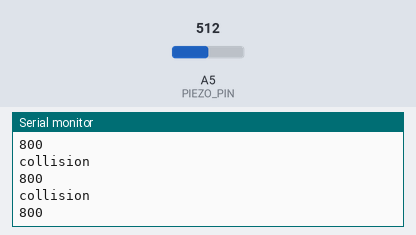
This sketch was run on a simulated Arduino Uno, built with avr-gcc and run on an emulated ATmega328P. On the bench: the last lines printed to the serial monitor. Inputs (shaded band) come from the test bench; at power-on: A5 (PIEZO_PIN) = 512.

Above: at 1.2 s.
1.3 s: A5 (PIEZO_PIN) set to 30
At 1.56 s:
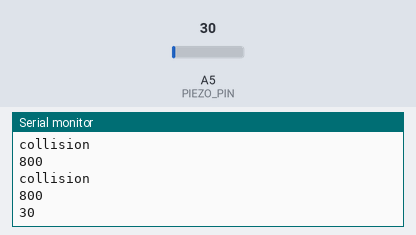
2.8 s: A5 (PIEZO_PIN) set to 0
At 2.96 s:
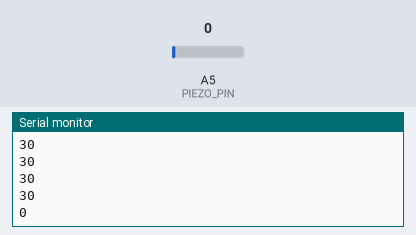
Timing chart, 0 to 5.8 s (numbered marks = the images above; inputs shaded):
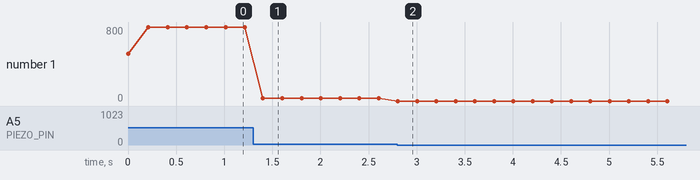

The sketch:

Pizoceramic_sensor.ino
```cpp
// Highly sensitive collision detection with analog piezo module on A5

const int PIEZO_PIN   = A5;   // analog input from S pin
const int THRESHOLD   = 40;   // MUCH lower; tune 10–80 range
const int QUIET_BAND  = 5;    // treat values within +/- this as noise around baseline
const int DEBOUNCE_MS = 80;   // longer debounce removes multiple triggers per hit

unsigned long lastTriggerTime = 0;

void setup() {
  Serial.begin(9600);
  pinMode(PIEZO_PIN, INPUT);
}

void loop() {
  int value = analogRead(PIEZO_PIN);
  unsigned long now = millis();

  if (value < QUIET_BAND) {
    value = 0;
  }

  bool collision = false;

  if (value >= THRESHOLD && (now - lastTriggerTime) > DEBOUNCE_MS) {
    collision = true;
    lastTriggerTime = now;
    Serial.println("collision");   // optional text line for human reading
  }

  // ALWAYS print a numeric line for Python to parse
  int plotValue = collision ? 800 : value;
  Serial.println(plotValue);       // Python will read this line
  delay(200);
}
```

Measured:
- after the input at 1.3 s, the serial monitor: prints a new line after 0.10 s (image 1)
- after the input at 2.8 s, the serial monitor: prints a new line at once (image 2)
- plotted number 1: 800 → 30 after the input at 1.3 s, 30 → 0 after the input at 2.8 s
